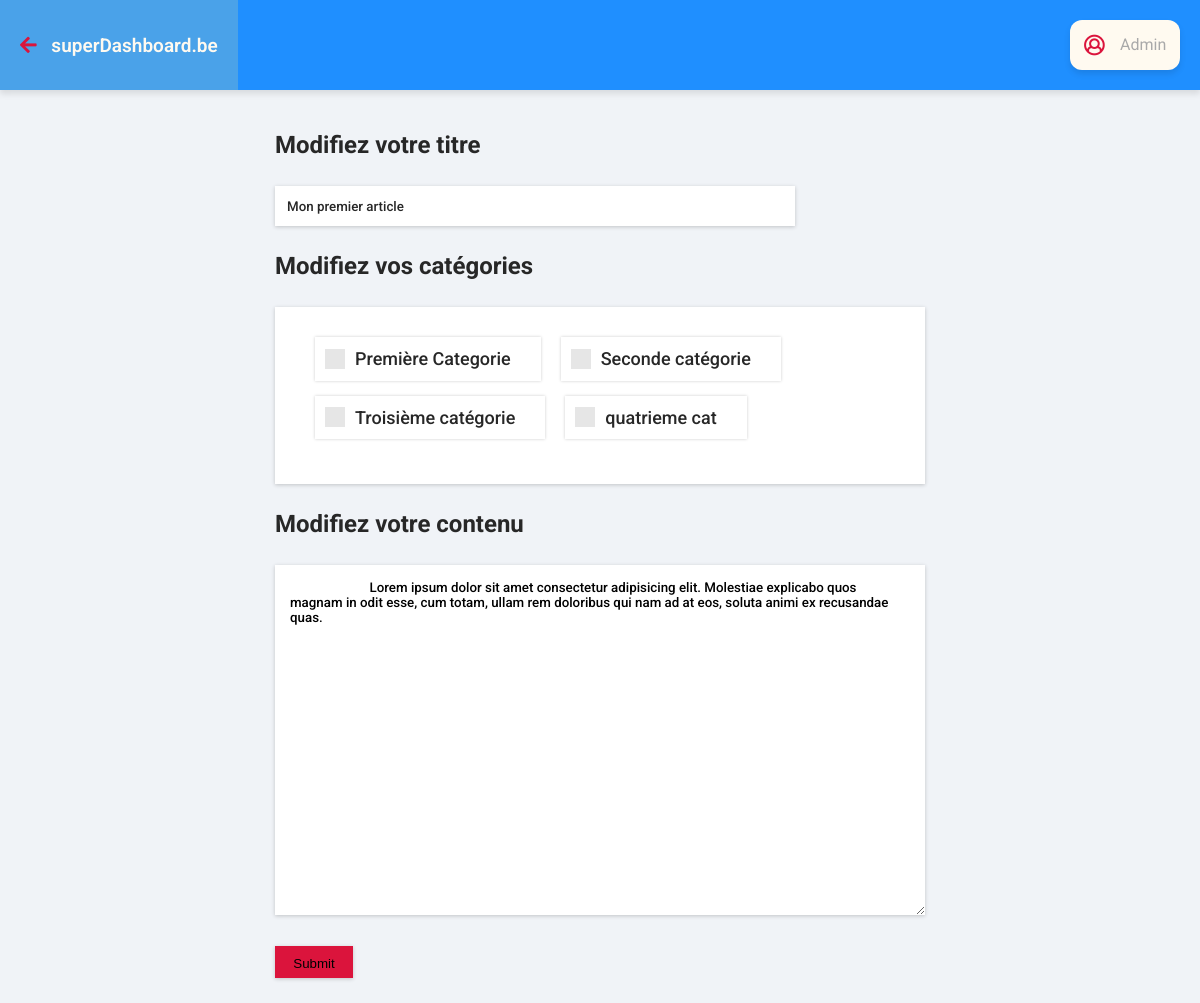
/modifarticle.php?identifiant=1, run on the app's committed database.
### tables this page shows
CREATE TABLE `articles` (
  `id_article` int(11) NOT NULL,
  `auteur` varchar(100) NOT NULL,
  `titre` varchar(150) NOT NULL,
  `catégorie` varchar(150) NOT NULL,
  `contenu` text NOT NULL,
  `date_article` datetime NOT NULL
);

CREATE TABLE `categories` (
  `id_categorie` int(11) NOT NULL,
  `name_categorie` varchar(60) NOT NULL
);

### modifarticle.php (the view, shortened to what this page needs)
<?php
$idmodif = $_GET['identifiant'];
try
{
  $bdd = new PDO('mysql:host=127.0.0.1;dbname=blogsuperlab;charset=utf8', 'root', 'user', array(PDO::ATTR_ERRMODE => PDO::ERRMODE_EXCEPTION));
}
catch (Exception $e)
{
  die('Erreur : ' . $e->getMessage());
}
$req = $bdd->prepare('SELECT id_article, titre, catégorie, contenu,
  DATE_FORMAT(date_article, \'%d/%m/%Y à %Hh%imin%ss\') AS date_art_fr
   FROM articles
   WHERE id_article= ?');
  $req->execute(array($idmodif));
   while ($donnees = $req->fetch())
   {
     $updatetitre = $donnees['titre'];
     $updatecontenu = $donnees['contenu'];
     $idmodifie = $donnees['id_article'];
   }
?>
<!DOCTYPE html>
<html lang="fr">
<head>
    <link rel="stylesheet" href="assets/css/css/fontawesome-all.css">
    <link rel="stylesheet" type="text/css" href="assets/css/blog.css">
    <link rel="stylesheet" href="assets/css/dashboard.css">
    <link rel="stylesheet" href="assets/css/modif.css">
</head>
<body>
    <nav>
        <a href='blogadmin.php' class="backSuperlab connected">
            <i class="fas fa-arrow-left"></i>
            superDashboard.be
        </a>
        <div class="header__btn-login">
            <i class="far fa-lg fa-user-circle"></i>
            <p class="login-name">Admin</p>
        </div>
    </nav>
    <main>
      <article class="modif-article">
          <form action="modifie.php?id=<?php echo $idmodifie;?>" method="post" class="modif-article-form">
              <div class="article-title-wrapper">
                  <h2>Modifiez votre titre</h2>
                  <label class="modif-title">
                      <input type="text" id="title" name="modificationtitre" value="<?= $updatetitre; ?>" class="modif-input">
                  </label>
              </div>
              <div class="checkbox-wrap">
                  <h2>Modifiez vos catégories</h2>
                  <div class="control-group">
                    <?php
                      $req_cat = $bdd->query('SELECT id_categorie, name_categorie
                         FROM categories');
                      while ($all_categories = $req_cat->fetch())
                      {
                    ?>
                        <label class="control control--checkbox"><?= $all_categories['name_categorie']; ?>
                            <div class="control__indicator"></div>
                        </label>
                    <?php
                    }
                    ?>
                  </div>
                  <div class="textarea-wrapper">
                      <h2>Modifiez votre contenu</h2>
                      <textarea type="text" class="article-textarea" name="modificationcontenu">
                        <?= $updatecontenu; ?>
                      </textarea>
                  </div>
              </div>
              <input type="submit" name="" class="submit-add-article">
          </form>
      </article>
    </main>
</body>
</html>

### assets/css/blog.css (style rules this page uses)
textarea, select, input[type="date"], input[type="datetime"], input[type="datetime-local"], input[type="email"], input[type="month"], input[type="number"], input[type="password"], input[type="search"], input[type="tel"], input[type="text"], input[type="time"], input[type="url"] input[type="textarea"], button { font-family: Roboto; -webkit-box-sizing: border-box; -moz-box-sizing: border-box; box-sizing: border-box; -webkit-background-clip: padding; -moz-background-clip: padding; background-clip: padding-box; -webkit-border-radius: 0; -moz-border-radius: 0; -ms-border-radius: 0; -o-border-radius: 0; border-radius: 0; -webkit-border: 0; -moz-border: 0; -ms-border: 0; -o-border: 0; border: 0; -moz-appearance: none; -webkit-appearance: none; background-color: #fff; color: #000; outline: 0; margin: 0; padding: 0; }
:root { --bg:#f0f3f7; --main-color: hsl(210, 100%, 56%); --second-color: rgb(233, 233, 233); --white: FloralWhite; --whiteTranspa: rgba(107, 176, 216, 0.562); --red: hsl(348, 83%, 47%); --lightgrey: darkGrey; --text: rgb(39, 39, 39); --lightertext: rgb(46, 46, 46); --darktext:rgb(15, 15, 15); }
html { box-sizing: border-box; }
*, *:before, *:after { box-sizing: inherit; margin: 0; padding: 0; }
body, html { width: 100%; height: 100%; font-family: Roboto; line-height: 1.3; margin: 0; padding: 0; color: var(--text); }
body { background-color: var(--bg); }
nav { height: 90px; width: 100%; background-color: var(--main-color); display: flex; align-items: center; justify-content: space-between; -webkit-box-shadow: 0 4px 6px 0 hsla(0, 0%, 0%, 0.1); -moz-box-shadow: 0 4px 6px 0 hsla(0, 0%, 0%, 0.1); box-shadow: 0 4px 6px 0 hsla(0, 0%, 0%, 0.1); }
.backSuperlab { padding: 20px; color: var(--white); cursor: pointer; text-decoration: none; font-size: 19px; font-weight: 600; height: 100%; line-height: 2.7; }
.backSuperlab i { margin-right: 10px; color: var(--red); }
.header__btn-login { display: flex; justify-content: center; align-items: center; padding: 10px; margin-right: 20px; height: 50px; width: 50px; background-color: var(--white); border-radius: 50%; cursor: pointer; transition: all 0.4s ease-in; -webkit-box-shadow: 0 4px 6px 0 hsla(0, 0%, 0%, 0.1); -moz-box-shadow: 0 4px 6px 0 hsla(0, 0%, 0%, 0.1); box-shadow: 0 4px 6px 0 hsla(0, 0%, 0%, 0.1); color: var(--red); }
main { margin: 0 auto; max-width: 700px; }

### assets/css/dashboard.css (style rules this page uses)
:root { --main-color: hsl(210, 100%, 56%); --second-color: rgb(233, 233, 233); --white: FloralWhite; --whiteTranspa: rgba(107, 176, 216, 0.562); --red: hsl(348, 83%, 47%); --lightgrey: darkGrey; --text: rgb(39, 39, 39); --lightertext: rgb(46, 46, 46); --darktext: rgb(15, 15, 15); }
.login-name { color: darkgray; }
.header__btn-login p { margin-left: 15px; }
.header__btn-login { width: 110px; border-radius: 12px; }
nav { margin-bottom: 15px; }

### assets/css/modif.css (style rules this page uses)
html, body { width: 100%; }
.submit-add-article { border: none; height: 32px; width: 78px; padding:10px; margin-top: 25px; box-shadow: 0 1px 4px rgba(0, 0, 0, 0.2); background-color: var(--red); cursor: pointer; }
.modif-article { width: 100%; padding: 25px; }
.modif-article-form { width: 100%; display: flex; flex-direction: column; }
.article-title-wrapper h2 { margin: 0 0 25px 0; }
.modif-title input[type="text"] { color: var(--text); font-weight: 500; padding-left: 12px; }
.modif-input { width: 80%; height: 40px; box-shadow: 0 1px 4px rgba(0, 0, 0, 0.2); color: var(--red); margin-bottom: 10px; }
.checkbox-wrap h2 { margin: 25px 0; }
.control-group { display: flex; align-items: center; flex-wrap: wrap; width: 100%; padding: 30px; text-align: left; vertical-align: top; background: #fff; box-shadow: 0 1px 4px rgba(0, 0, 0, 0.2); }
.control { font-size: 18px; position: relative; display: block; margin-bottom: 15px; padding: 10px 30px 10px 40px; cursor: pointer; margin-right: 10px; margin-left: 10px; transition: 0.2s ease-out; box-shadow: 0 0px 3px rgba(0, 0, 0, 0.2); font-weight: 500; }
.control__indicator { position: absolute; top: calc(50% - 10px); left: 0; width: 20px; height: 20px; background: #e6e6e6; margin-left: 10px; }
.control__indicator:after { position: absolute; display: none; content: ""; }
.control--checkbox .control__indicator:after { top: 4px; left: 8px; width: 3px; height: 8px; transform: rotate(45deg); border: solid #fff; border-width: 0 2px 2px 0; }
.article-textarea { width:100%; height:350px; padding:15px; font-weight:500; border:none; box-shadow: 0 1px 4px rgba(0, 0, 0, 0.2); }

### data on the page
articles: modificationtitre "Mon premier article", modificationcontenu "Lorem ipsum dolor sit amet consectetur adipisicing elit. Molestiae explicabo quos magnam in odit esse, cum totam, ullam rem doloribus qui nam ad at eos, soluta animi ex recusandae quas."
categories: name_categorie "Première Categorie"
categories: name_categorie "Seconde catégorie"
categories: name_categorie "Troisième catégorie"
categories: name_categorie "quatrieme cat"
